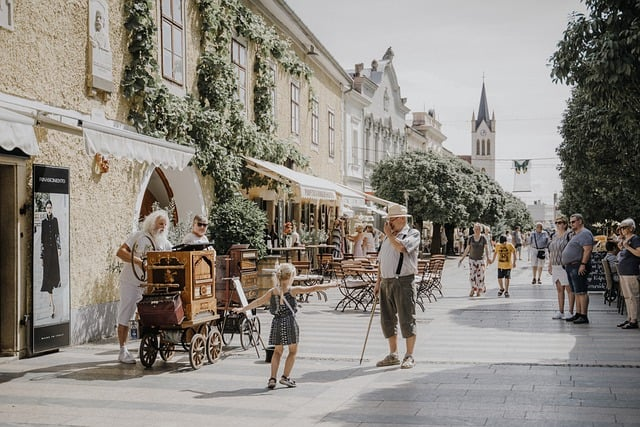
#> input picture Resources/street.jpg, 640 x 427 px
$ python chapter10.py
#> lines starting #> are read from the running program, lines starting #| are printed output that depends on the picture; after the words box and inside, x2 and y2 are one past the last pixel; in counts of white or black regions, pixels touching at a corner belong together
import cv2

# Load the cascade classifier for pedestrians
pedestrianCascade = cv2.CascadeClassifier("haarcascades/haarcascade_fullbody.xml")

# Read the image
img = cv2.imread('Resources/street.jpg')
#> img is the input picture: shape (427, 640, 3); mean B, G, R 128.8, 136.3, 141.4
imgGray = cv2.cvtColor(img, cv2.COLOR_BGR2GRAY)
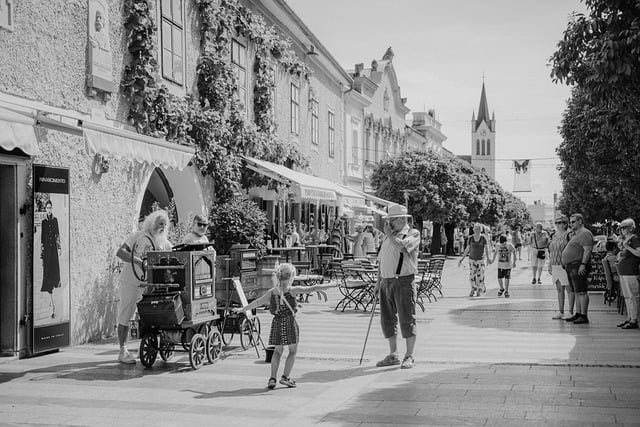
#> imgGray: shape (427, 640); min 0, max 251, mean 137

# Detect pedestrians in the image
pedestrians = pedestrianCascade.detectMultiScale(imgGray, 1.1, 4)
#> pedestrians = [[484, 231, 37, 75], [448, 200, 51, 102], [351, 218, 89, 177]]

# Draw rectangles around the detected pedestrians
for (x, y, w, h) in pedestrians:
    cv2.rectangle(img, (x, y), (x+w, y+h), (255, 0, 255), 2)
#> this loop made 3 passes
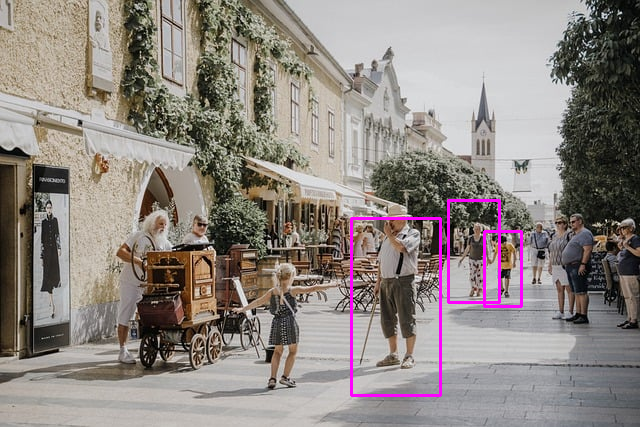
#> img: shape (427, 640, 3); 1.15% of pixels changed, all inside (x1, y1, x2, y2) = (350, 199, 523, 397)

# Display the result
cv2.imshow("Result", img)
cv2.waitKey(0)

$ run again, with Resources/cards.jpg copied over Resources/street.jpg
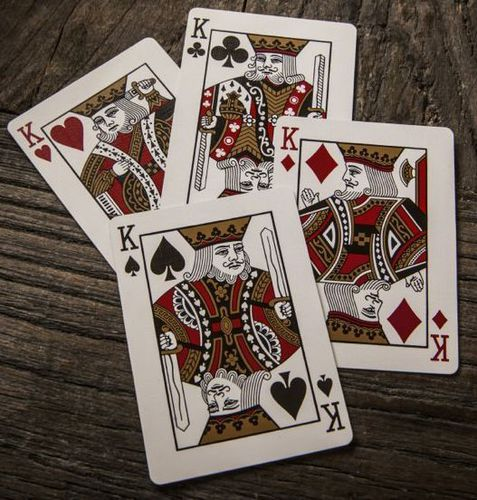
#> input picture Resources/cards.jpg, 477 x 500 px
#> img is the input picture: shape (500, 477, 3); mean B, G, R 88.1, 96.6, 109.6
#> `imgGray = cv2.cvtColor(img, cv2.COLOR_BGR2GRAY)`:
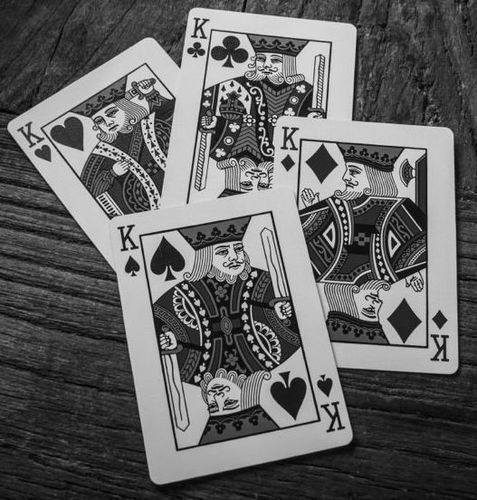
#> imgGray: shape (500, 477); min 1, max 251, mean 99.5
#> pedestrians = [[142, 285, 37, 75]]
#> the loop `for (x, y, w, h) in pedestrians:` made 1 pass
#> after the loop `for (x, y, w, h) in pedestrians:`:
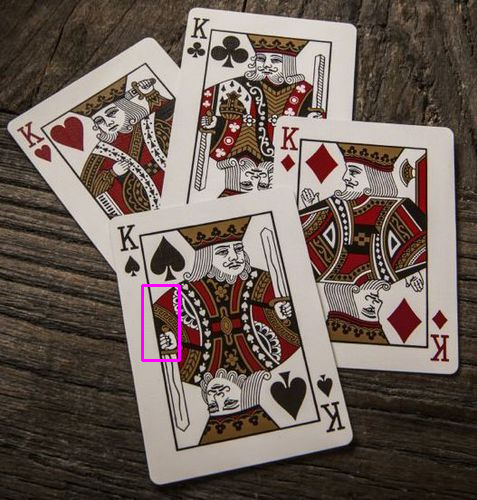
#> img: shape (500, 477, 3); 0.28% of pixels changed, all inside (x1, y1, x2, y2) = (141, 284, 181, 362)

$ run again, with Resources/girl.jpg copied over Resources/street.jpg
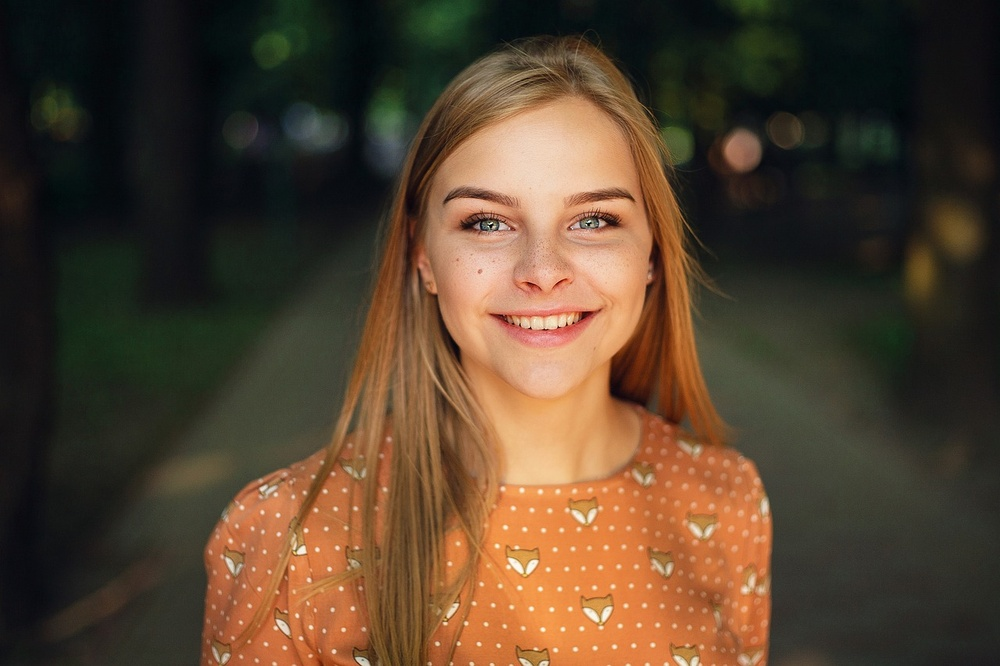
#> input picture Resources/girl.jpg, 1000 x 666 px, shrunk from 1280 x 853 before the run
#> img is the input picture: shape (666, 1000, 3); mean B, G, R 46.2, 65.1, 84.5
#> `imgGray = cv2.cvtColor(img, cv2.COLOR_BGR2GRAY)`:
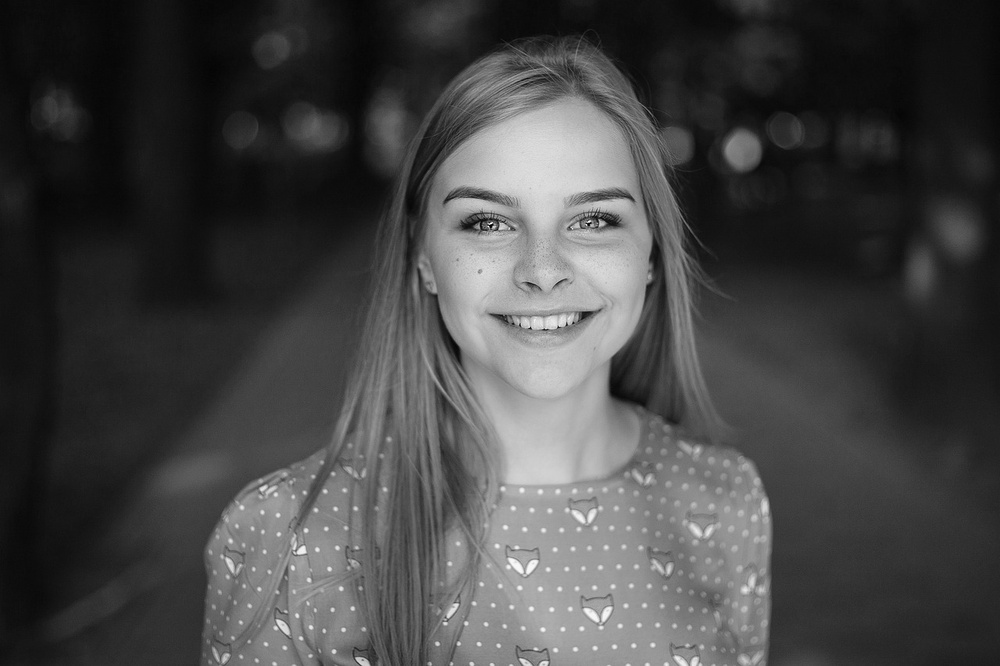
#> imgGray: shape (666, 1000); min 0, max 254, mean 68.8
#> pedestrians = ()
